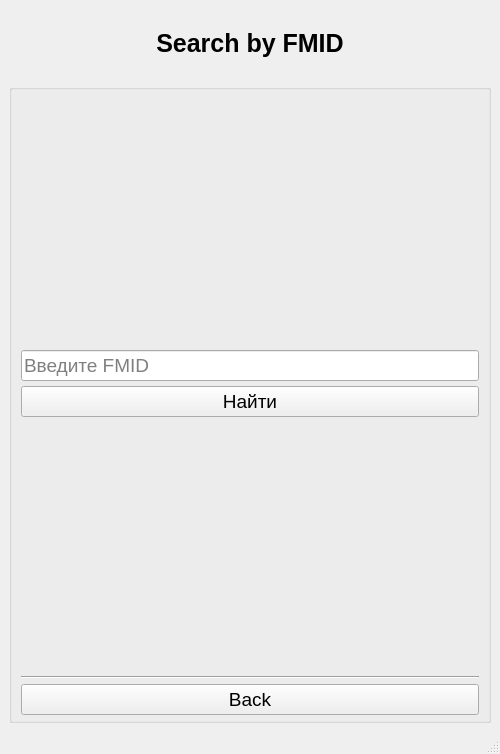
<?xml version="1.0" encoding="UTF-8"?>
<ui version="4.0">
 <class>MainWindow</class>
 <widget class="QMainWindow" name="MainWindow">
  <property name="geometry">
   <rect>
    <x>0</x>
    <y>0</y>
    <width>500</width>
    <height>754</height>
   </rect>
  </property>
  <property name="windowTitle">
   <string>MainWindow</string>
  </property>
  <widget class="QWidget" name="centralwidget">
   <property name="minimumSize">
    <size>
     <width>500</width>
     <height>700</height>
    </size>
   </property>
   <property name="maximumSize">
    <size>
     <width>16777215</width>
     <height>16777215</height>
    </size>
   </property>
   <layout class="QVBoxLayout" name="verticalLayout_2" stretch="0,0,0,1">
    <item>
     <spacer name="horizontalSpacer_2">
      <property name="orientation">
       <enum>Qt::Orientation::Horizontal</enum>
      </property>
      <property name="sizeHint" stdset="0">
       <size>
        <width>40</width>
        <height>20</height>
       </size>
      </property>
     </spacer>
    </item>
    <item>
     <widget class="QLabel" name="label">
      <property name="font">
       <font>
        <pointsize>19</pointsize>
        <bold>true</bold>
       </font>
      </property>
      <property name="text">
       <string>Search by FMID</string>
      </property>
      <property name="textFormat">
       <enum>Qt::TextFormat::AutoText</enum>
      </property>
      <property name="scaledContents">
       <bool>false</bool>
      </property>
      <property name="alignment">
       <set>Qt::AlignmentFlag::AlignCenter</set>
      </property>
     </widget>
    </item>
    <item>
     <spacer name="horizontalSpacer">
      <property name="orientation">
       <enum>Qt::Orientation::Horizontal</enum>
      </property>
      <property name="sizeHint" stdset="0">
       <size>
        <width>40</width>
        <height>20</height>
       </size>
      </property>
     </spacer>
    </item>
    <item>
     <widget class="QGroupBox" name="groupBox">
      <property name="font">
       <font>
        <pointsize>14</pointsize>
       </font>
      </property>
      <property name="title">
       <string/>
      </property>
      <property name="alignment">
       <set>Qt::AlignmentFlag::AlignCenter</set>
      </property>
      <property name="checkable">
       <bool>false</bool>
      </property>
      <property name="checked">
       <bool>false</bool>
      </property>
      <layout class="QVBoxLayout" name="verticalLayout" stretch="0,0,0,0,0,0">
       <property name="spacing">
        <number>5</number>
       </property>
       <property name="sizeConstraint">
        <enum>QLayout::SizeConstraint::SetDefaultConstraint</enum>
       </property>
       <property name="topMargin">
        <number>5</number>
       </property>
       <property name="bottomMargin">
        <number>5</number>
       </property>
       <item>
        <spacer name="verticalSpacer">
         <property name="orientation">
          <enum>Qt::Orientation::Vertical</enum>
         </property>
         <property name="sizeHint" stdset="0">
          <size>
           <width>20</width>
           <height>40</height>
          </size>
         </property>
        </spacer>
       </item>
       <item>
        <widget class="QLineEdit" name="fmid_input">
         <property name="placeholderText">
          <string>Введите FMID</string>
         </property>
        </widget>
       </item>
       <item>
        <widget class="QPushButton" name="search_button">
         <property name="text">
          <string>Найти</string>
         </property>
        </widget>
       </item>
       <item>
        <spacer name="verticalSpacer_2">
         <property name="orientation">
          <enum>Qt::Orientation::Vertical</enum>
         </property>
         <property name="sizeHint" stdset="0">
          <size>
           <width>20</width>
           <height>40</height>
          </size>
         </property>
        </spacer>
       </item>
       <item>
        <widget class="Line" name="line">
         <property name="orientation">
          <enum>Qt::Orientation::Horizontal</enum>
         </property>
        </widget>
       </item>
       <item>
        <widget class="QPushButton" name="back_button">
         <property name="text">
          <string>Back</string>
         </property>
         <property name="autoExclusive">
          <bool>false</bool>
         </property>
        </widget>
       </item>
      </layout>
     </widget>
    </item>
   </layout>
  </widget>
  <widget class="QMenuBar" name="menubar">
   <property name="geometry">
    <rect>
     <x>0</x>
     <y>0</y>
     <width>500</width>
     <height>33</height>
    </rect>
   </property>
  </widget>
  <widget class="QStatusBar" name="statusbar"/>
 </widget>
 <resources/>
 <connections/>
</ui>
